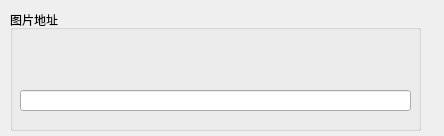
<?xml version="1.0" encoding="UTF-8"?>
<ui version="4.0">
 <class>Controler</class>
 <widget class="QWidget" name="Controler">
  <property name="geometry">
   <rect>
    <x>0</x>
    <y>0</y>
    <width>444</width>
    <height>136</height>
   </rect>
  </property>
  <property name="windowTitle">
   <string>一阶拉普拉斯采样</string>
  </property>
  <widget class="QGroupBox" name="groupBox_2">
   <property name="geometry">
    <rect>
     <x>10</x>
     <y>10</y>
     <width>411</width>
     <height>121</height>
    </rect>
   </property>
   <property name="title">
    <string>图片地址</string>
   </property>
   <widget class="QLabel" name="label_4">
    <property name="geometry">
     <rect>
      <x>10</x>
      <y>30</y>
      <width>361</width>
      <height>31</height>
     </rect>
    </property>
    <property name="text">
     <string/>
    </property>
   </widget>
   <widget class="QLineEdit" name="lineEdit">
    <property name="geometry">
     <rect>
      <x>10</x>
      <y>80</y>
      <width>391</width>
      <height>21</height>
     </rect>
    </property>
   </widget>
  </widget>
 </widget>
 <resources/>
 <connections/>
</ui>
